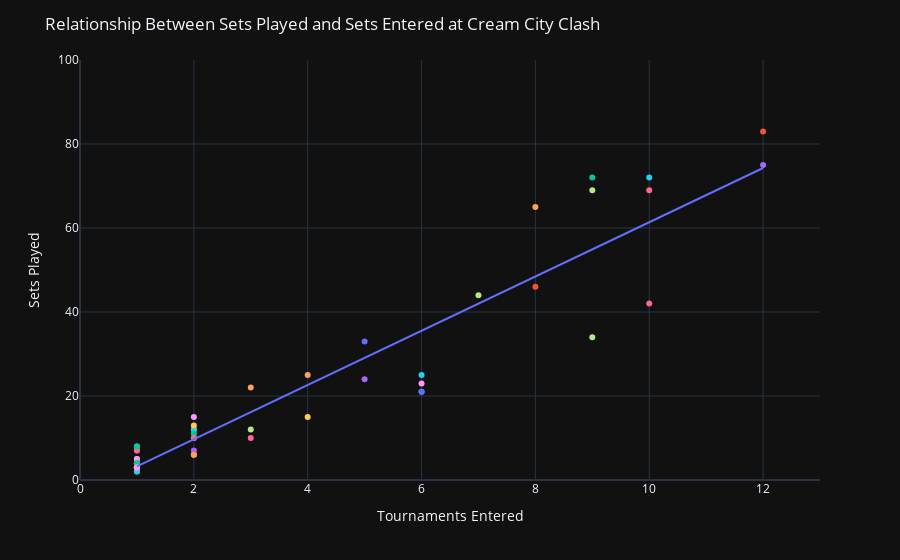

The notebook cell this image was saved under:
### Code cell
import plotly.express as px

# Assuming 'Player Name' is the categorical variable and 'Total Sets Played' and 'Sets won' are numerical variables
data_filter = df[df['Player Name'] != 'Grand Total']

# Create an interactive scatter plot with hover-over labels, player name colors, and a regression line
fig = px.scatter(data_filter, x='Tournaments Entered', y='Total Sets Played', hover_data=['Player Name'], color='Player Name', trendline="ols")

# Add the regression line directly to the scatter plot trace without showing the legend
fig.add_trace(px.scatter(data_filter, x='Tournaments Entered', y='Total Sets Played', trendline="ols").data[1])

# Update the layout of the figure with the following details:
# Title: 'Interactive Scatter Plot with Hover Labels, Regression Line, and Player Name Colors'
# x-axis title: 'Total Sets Played'
# y-axis title: 'Sets won'
# Hide the legend
# Set the y-axis range from 0 to 100
fig.update_layout(
    title='Relationship Between Sets Played and Sets Entered at Cream City Clash',
    xaxis_title='Tournaments Entered',
    yaxis_title='Sets Played',
    showlegend=False,
    template='plotly_dark',
    yaxis=dict(range=[0, 100]),
    xaxis=dict(range=[0, 13]),  # Set the y-axis range from 0 to 100
)

# Show the interactive plot
fig.show()
